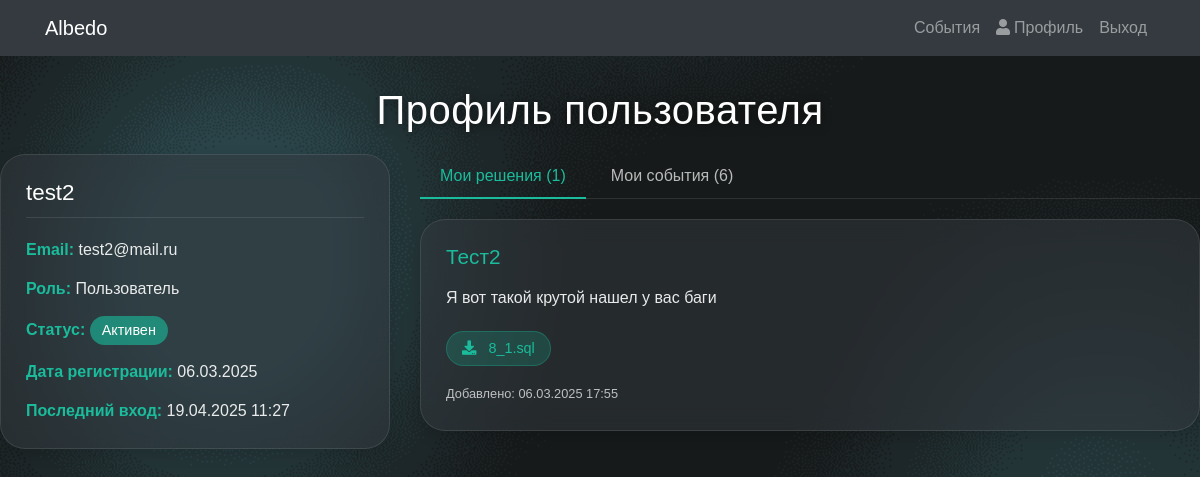
Page /profile/ (signed in) on the earlier database version.
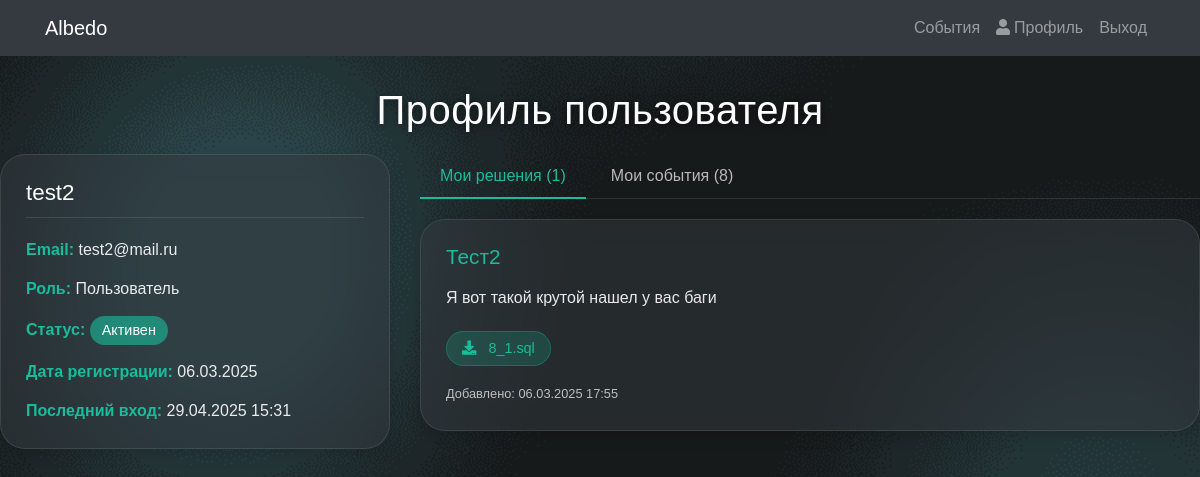
Same page on the later database version.
### albedo/models.py (models this page shows, shortened)
class User(AbstractUser):
    ROLE_CHOICES = (
        ('user', 'Пользователь'),
        ('admin', 'Администратор'),
    )
    email = models.EmailField(unique=True)
    role = models.CharField(max_length=5, choices=ROLE_CHOICES, default='user')
    active = models.BooleanField(default=True)
    USERNAME_FIELD = 'username'
    REQUIRED_FIELDS = ['email']
    def get_role_display(self):
        return dict(self.ROLE_CHOICES).get(self.role, 'Неизвестно')

### albedo/views.py (the view)
# urls.py: path('profile/', views.profile, name='profile'),  # Новый URL для профиля
@login_required
def profile(request):
    user_solutions = Solution.objects.filter(user=request.user).order_by('-created_at')
    user_events = Event.objects.filter(user=request.user).order_by('-status', '-created_at')
    context = {
        'user': request.user,
        'solutions': user_solutions,
        'events': user_events
    }
    return render(request, 'albedo/profile.html', context)

### albedo/templates/albedo/profile.html (shortened to what the changed rows need)
{% extends 'albedo/base.html' %}
{% load static %}
{% block content %}
<div style="padding-top: 30px;">
    <h1 style="text-align: center; color: white; font-size: 2.5rem; margin-bottom: 20px; text-shadow: 0 2px 10px rgba(0,0,0,0.5); font-weight: 300; letter-spacing: 0.5px;">Профиль пользователя</h1>
</div>
<div style="display: flex; max-width: 1200px; margin: 0 auto; gap: 30px; flex-wrap: wrap;">
    <div style="flex: 1; min-width: 300px;">
        <div style="background-color: rgba(52, 58, 64, 0.5); border-radius: 25px; padding: 25px; backdrop-filter: blur(12px); border: 1px solid rgba(255,255,255,0.1); box-shadow: 0 5px 15px rgba(0,0,0,0.15);">
            <h4 style="color: white; margin-top: 0; margin-bottom: 20px; font-size: 1.4rem; border-bottom: 1px solid rgba(255,255,255,0.1); padding-bottom: 10px;">{{ user.username }}</h4>
            <p style="color: rgba(255,255,255,0.9); margin-bottom: 15px;"><strong style="color: #1ABC9C;">Email:</strong> {{ user.email }}</p>
            <p style="color: rgba(255,255,255,0.9); margin-bottom: 15px;"><strong style="color: #1ABC9C;">Роль:</strong> {{ user.get_role_display }}</p>
            <p style="color: rgba(255,255,255,0.9); margin-bottom: 15px;">
                <strong style="color: #1ABC9C;">Статус:</strong>
                <span style="display: inline-block; padding: 4px 12px; border-radius: 20px; font-size: 0.9rem; background-color: {% if user.active %}rgba(26, 188, 156, 0.6){% else %}rgba(231, 76, 60, 0.6){% endif %}; color: white; font-weight: 500;">
                </span>
            </p>
            <p style="color: rgba(255,255,255,0.9); margin-bottom: 15px;"><strong style="color: #1ABC9C;">Дата регистрации:</strong> {{ user.date_joined|date:"d.m.Y" }}</p>
            <p style="color: rgba(255,255,255,0.9); margin-bottom: 0;"><strong style="color: #1ABC9C;">Последний вход:</strong> {{ user.last_login|date:"d.m.Y H:i"|default:"Нет данных" }}</p>
        </div>
    </div>
    <div style="flex: 2; min-width: 300px;">
        <div style="display: flex; border-bottom: 1px solid rgba(255,255,255,0.1); margin-bottom: 20px;">
            <button id="solutions-tab" class="profile-tab active" onclick="switchTab('solutions')">Мои решения ({{ solutions.count }})</button>
            <button id="events-tab" class="profile-tab" onclick="switchTab('events')">Мои события ({{ events.count }})</button>
        </div>
    </div>
</div>
{% endblock %}

Differences in the rows shown:
changed User "test2": last_login "19.04.2025 11:27" → "29.04.2025 15:31"
Other differences:
{{ events.count }}: "6" → "8"
